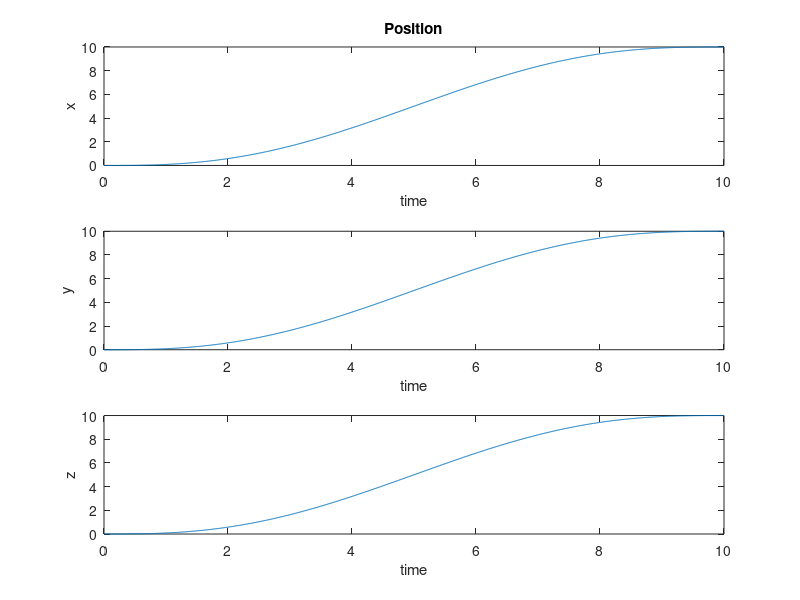
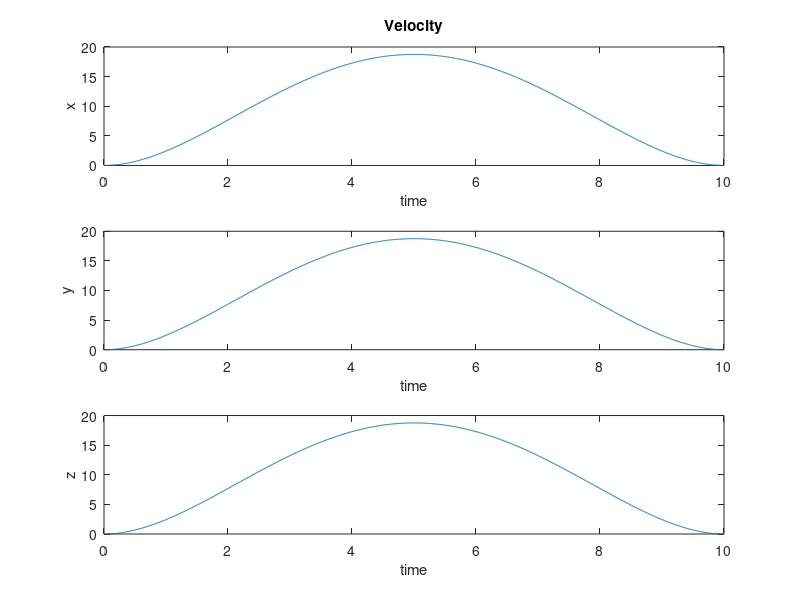
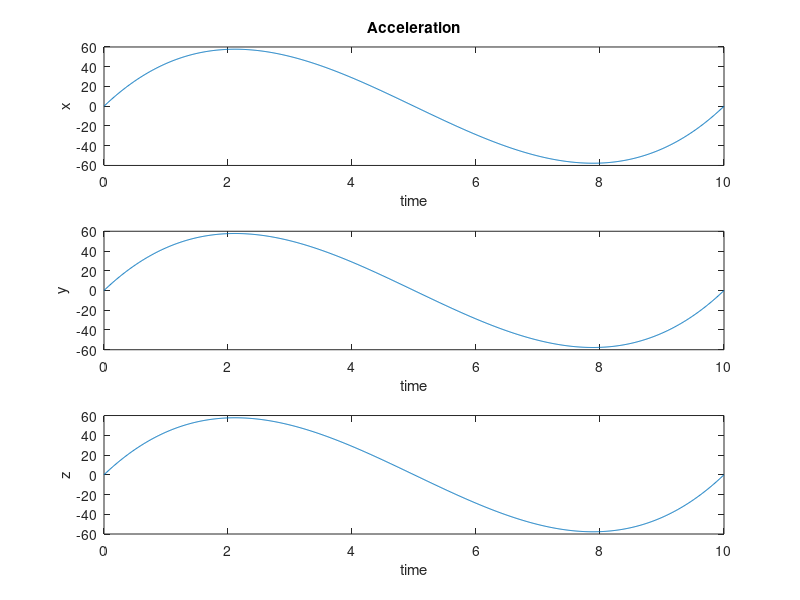
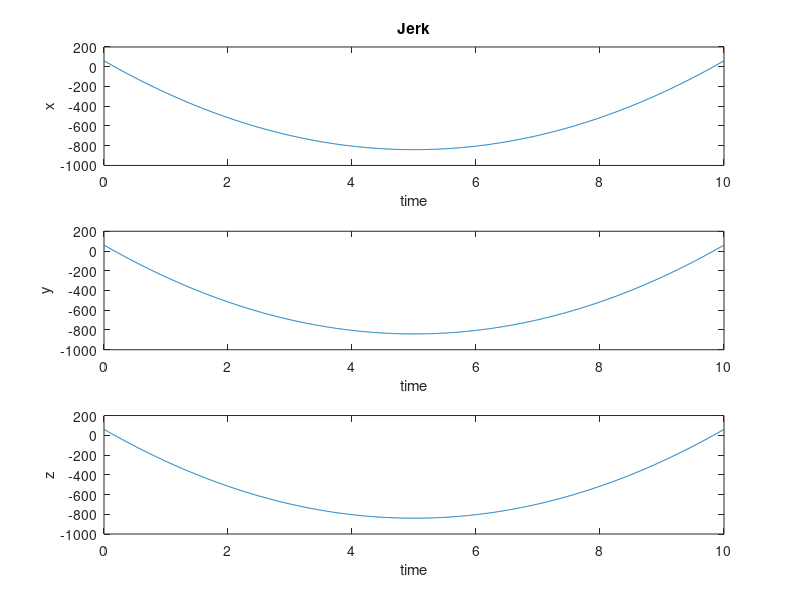

MATLAB code to generate these figures, in order:
clear all;
close all;
clc;

%% Time
time = 0:0.01:10;

%% Set points
Xi = [0 0 0];
Xf = [10 10 10];

d = time(end);
N = length(time);

a = repmat((Xf - Xi), N, 1);
b = repmat((10 * (time/d).^3 - 15 * (time/d).^4 + 6 * (time/d).^5)', 1, 3);

%% Position
position = repmat(Xi, N, 1) + a .* b;

figure(1)
subplot(3,1,1);
plot(time, position(:,1));
xlabel('time');
ylabel('x');
title('Position'); hold on;

subplot(3,1,2);
plot(time, position(:,2));
xlabel('time');
ylabel('y');

subplot(3,1,3);
plot(time, position(:,3));
xlabel('time');
ylabel('z');

%% Velocity
velocity = a.*repmat((30 * (time/d).^2 - 60 * (time/d).^3 + 30 * (time/d).^4)', 1, 3);

figure(2)
subplot(3,1,1);
plot(time, velocity(:,1));
xlabel('time');
ylabel('x');
title('Velocity'); hold on;

subplot(3,1,2);
plot(time, velocity(:,2));
xlabel('time');
ylabel('y');

subplot(3,1,3);
plot(time, velocity(:,3));
xlabel('time');
ylabel('z');

%% Acceleration
acceleration = a.*repmat((60*(time/d).^1 - 180*(time/d).^2 + 120*(time/d).^3)', 1, 3);

figure(3)
subplot(3,1,1);
plot(time, acceleration(:,1));
xlabel('time');
ylabel('x');
title('Acceleration'); hold on;

subplot(3,1,2);
plot(time, acceleration(:,2));
xlabel('time');
ylabel('y');

subplot(3,1,3);
plot(time, acceleration(:,3));
xlabel('time');
ylabel('z');

%% Jerk
jerk = a.*repmat((60*(1/d) - 360*(time/d).^1 + 360*(time/d).^2)', 1, 3);

figure(4)
subplot(3,1,1);
plot(time, jerk(:,1));
xlabel('time');
ylabel('x');
title('Jerk'); hold on;

subplot(3,1,2);
plot(time, jerk(:,2));
xlabel('time');
ylabel('y');

subplot(3,1,3);
plot(time, jerk(:,3));
xlabel('time');
ylabel('z');

